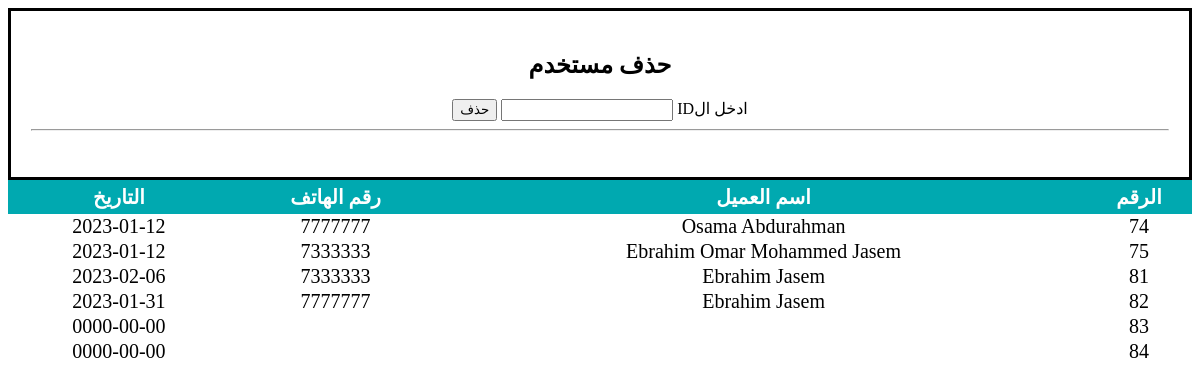
The app's page /admin.php with its own data.
### tables this page shows
CREATE TABLE `customer` (
  `id` int(10) NOT NULL,
  `Name` varchar(50) NOT NULL,
  `Number` varchar(15) NOT NULL,
  `Date` date NOT NULL
);

### admin.php (the view)
<?php
    include "header.php";
?>
<table>
    <th>الرقم</th>
    <th>اسم العميل</th>
    <th>رقم الهاتف </th>
    <th>التاريخ</th>
<?php
    $host = "localhost";
    $user = "root";
    $password = "";
    $dbName = "hotel";
    $conn = mysqli_connect($host,$user,$password,$dbName);
    $query = "SELECT * FROM customer";
    $result = mysqli_query($conn,$query);
    if($result){
        while($row = mysqli_fetch_assoc($result)){
            echo "<tr><td>".$row['id']."</td><td>".$row['Name']."</td><td>".$row['Number']."</td><td>".$row['Date']."</td></tr>";
        }
        echo "</table>";
    }
?>

### header.php (shortened to what this page needs)
<!DOCTYPE html>
<html lang="en">
<head>
    <link rel="stylesheet" href="css/style.css">
</head>
<body>
  <div class="main">
   <div style="text-align:center;border-style: solid;padding:20px;">
      <h2 >حذف مستخدم</h2>
       <form action="admin.php" method="POST" style="text-align:center;">
         ادخل الID <input type="text" name="id">
         <input type="submit" value="حذف">
       </form><hr><br>
    </div>
 </body>
</html>

### css/style.css (style rules this page uses)
* { font-family: 'janna lt'; direction: rtl; box-sizing: border-box; }
body { background-image: url('../images/a.jpg'); background-repeat: no-repeat; background-size: 100%; }
table { width: 100%; text-align: center; border-collapse: collapse; font-size: 20px; }
th { background: #00a9b0; color: #fff; padding: 5px 0; }

### header.php (style rules this page uses)
body { background-image: none; }

### records on screen
customer: id "74", Name "Osama Abdurahman", Number "7777777", Date "2023-01-12"
customer: id "75", Name "Ebrahim Omar Mohammed Jasem", Number "7333333", Date "2023-01-12"
customer: id "81", Name "Ebrahim Jasem", Number "7333333", Date "2023-02-06"
customer: id "82", Name "Ebrahim Jasem", Number "7777777", Date "2023-01-31"
customer: id "83", Date "0000-00-00"
customer: id "84", Date "0000-00-00"
